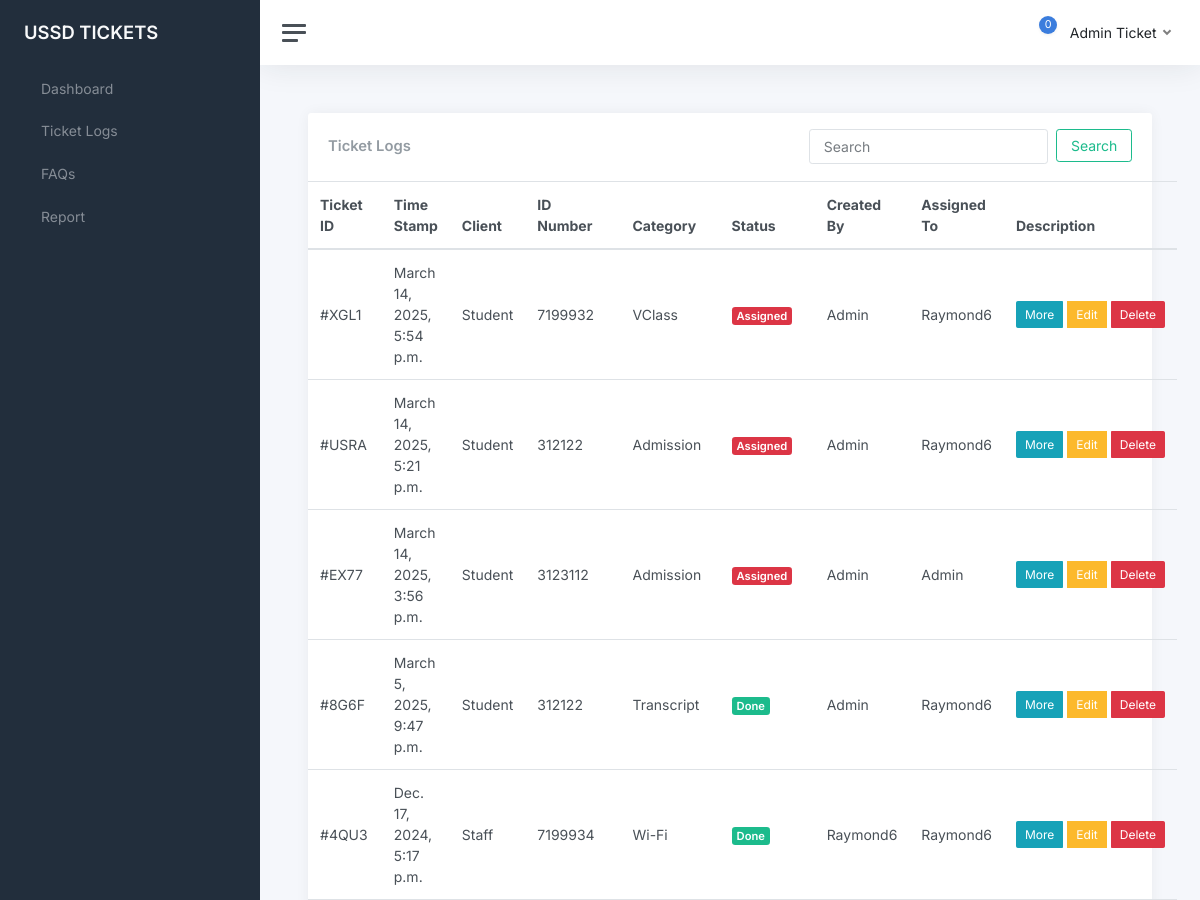
/ticketlogs/ (signed in, upper part), run on an earlier commit of the app's database.
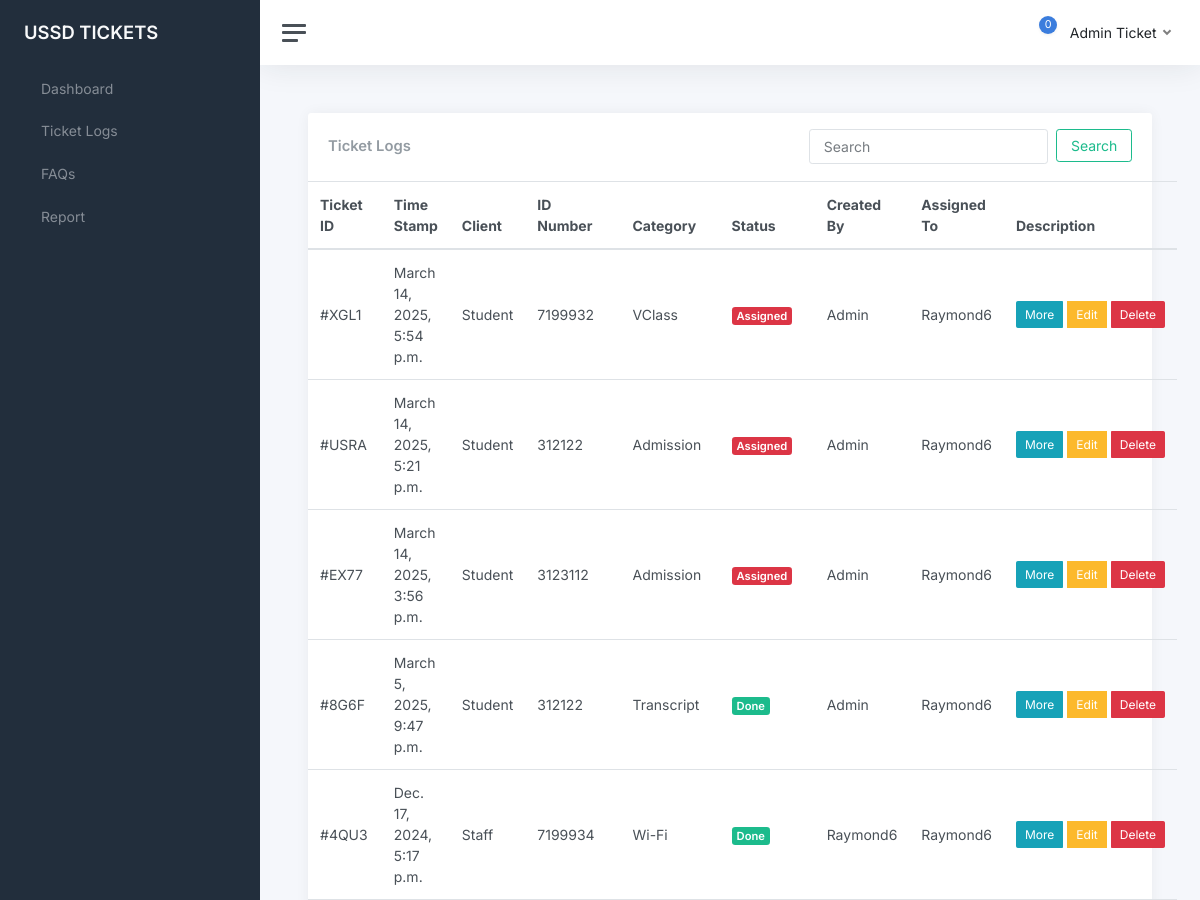
And on a later commit of the database.
### ticksys/models.py (models this page shows, shortened)
class Ticket(models.Model):
    TICKET_STATUS = [
        ('Assigned', 'Assigned'),
        ('In Progress', 'In Progress'),
        ('Done', 'Done'),
    ]
    CLIENT_TYPE = [
        ('Staff', 'Staff'),
        ('Student', 'Student'),
        ('Other', 'Other')
    ]
    MODE_CHOICES = [
        ('Walk-In', 'Walk-In'),
        ('Phone', 'Phone'),
        ('Email', 'Email'),
        ('Other', 'Other')
    ]
    CATEGORY = [
        ('Credentials', 'Credentials'),
        ('Fees & Payments', 'Fees & Payments'),
        ('VClass', 'VClass'),
        ('Transcript', 'Transcript'),
        ('Admission', 'Admission'),
        ('Wi-Fi', 'Wi-Fi'),
        ('AIM App', 'AIM App'),
        ('Telecel', 'Telecel'),
        ('Biometric', 'Biometric'),
        ('Other', 'Other')
    ]
    user = models.ForeignKey(User, models.CASCADE, null=True)
    ticket_number = models.CharField(max_length=4, default=generate_ticket_number, unique=True, editable=False)
    id_number = models.CharField(max_length=20, unique=False)
    description = models.TextField()
    status = models.CharField(max_length=25, choices=TICKET_STATUS, default='In Progress')
    category = models.CharField(max_length=100, choices=CATEGORY)
    client_type = models.CharField(max_length=20, choices=CLIENT_TYPE, default='Student')
    created_at = models.DateTimeField(auto_now_add=True)
    updated_at = models.DateTimeField(auto_now=True)
    mode = models.CharField(max_length=20, choices=MODE_CHOICES, default='Walk-In')
    assigned_to = models.CharField(max_length=30, null=True)
    created_by = models.CharField(max_length=30, null=True)

### ticksys/views.py (the view)
# urls.py: path('ticketlogs/', views.ticketlogs, name='ticketlogs'),
def ticketlogs(request):
    user = request.user
    tickets = Ticket.objects.annotate(
        month=ExtractMonth('created_at'),
        day=ExtractDay('created_at'),
        year=ExtractYear('created_at')
    ).filter(
        Q(user=user) | Q(assigned_to=user.username) | Q(created_by=user.username)
    ).order_by('-id')
    paginator = Paginator(tickets, 15)
    page_number = request.GET.get('page')
    page_obj = paginator.get_page(page_number)
    overall_tickets = Ticket.objects.annotate(
        month=ExtractMonth('created_at'),
        day=ExtractDay('created_at'),
        year=ExtractYear('created_at')
    ).order_by('-id')
    paginator = Paginator(overall_tickets, 15)
    page_number2 = request.GET.get('page')
    page_obj2 = paginator.get_page(page_number2)
    all_users = User.objects.all()
    context = {
        'tickets': tickets,
        'all_users': all_users,
        'page_obj': page_obj,
        'page_obj2' : page_obj2
    }
    return render(request, 'ticketlogs.html', context)

### templates/ticketlogs.html (shortened to what the changed rows need)
{% extends 'index.html' %}
            {% block content %}
            <main class="content">
                <div class="container-fluid p-0">
                    <div class="row">
                        <div class="col-12 d-flex">
                            <div class="card flex-fill">
                                <table class="table table-hover my-0 w-100" id="ticketTable">
                                    <thead>
                                        <tr>
                                            <th>Ticket ID</th>
                                            <th>Time Stamp</th>
                                            <th>Client</th>
                                            <th>ID Number</th>
                                            <th>Category</th>
                                            <th>Status</th>
                                            <th>Created By</th>
                                            <th>Assigned To</th>
                                            <th>Description</th>
                                        </tr>
                                    </thead>
                                        {% if request.user.is_superuser  %}
                                            {% for ticket in page_obj2 %}
                                                <tr>
                                                    <td>#{{ticket.ticket_number}}</td>
                                                    <td>{{ticket.created_at}}</td>
                                                    <td>{{ticket.client_type|title}}</td>
                                                    <td class="d-none d-xl-table-cell">{{ticket.id_number}}</td>
                                                    <td class="d-none d-xl-table-cell">{{ticket.category}}</td>
                                                    <td><span class="badge {% if ticket.status == 'Done' %}bg-success {% elif ticket.status == 'In Progress' %}bg-warning{% else %}bg-danger{% endif %}">{{ticket.status}}</span></td>
                                                    <td class="d-none d-md-table-cell">{{ticket.user.username|title}}</td>
                                                    <td class="d-none d-md-table-cell">{{ticket.assigned_to|title}}</td>
                                                    <td>
                                                        <div class="btn-group" role="group">
                                                            <button type="button" class="btn btn-info btn-sm" data-bs-toggle="modal" data-bs-target="#infoModal{{ ticket.id }}" style="margin-right: 5px;">
                                                        More
                                                    </button>
                                                            <button type="button" class="btn btn-warning btn-sm" data-bs-toggle="modal" data-bs-target="#editModal{{ ticket.id }}" style="margin-right: 5px;">
                                                                Edit
                                                            </button>
                                                            <button type="button" class="btn btn-danger btn-sm" data-bs-toggle="modal" data-bs-target="#deleteModal{{ ticket.id }}">
                                                                Delete
                                                            </button>
                                                        </div>
                                                    </div>
                                                    </td>
                                                </tr>
                                                {% endfor %}
                                            {% endif %}
        {% endblock %}

What changed in the data, as far as the page shows it:
changed Ticket "EX77": assigned_to "Admin" → "Raymond6"
